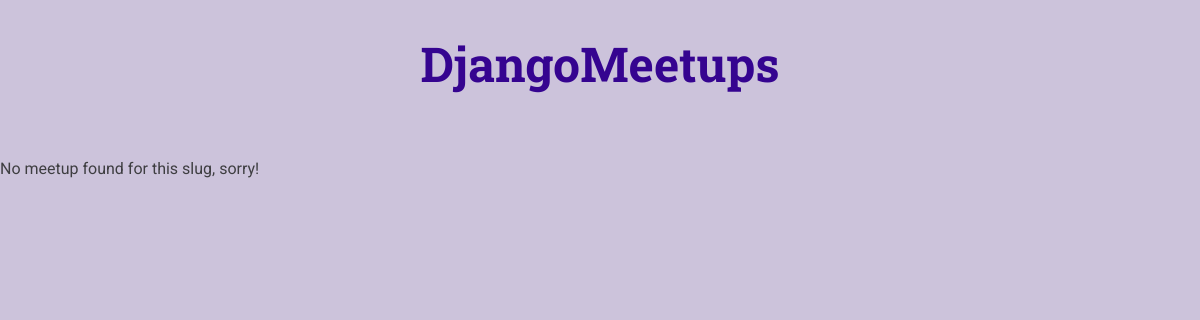
Page /meetups/a-second-meetup on the earlier database version.
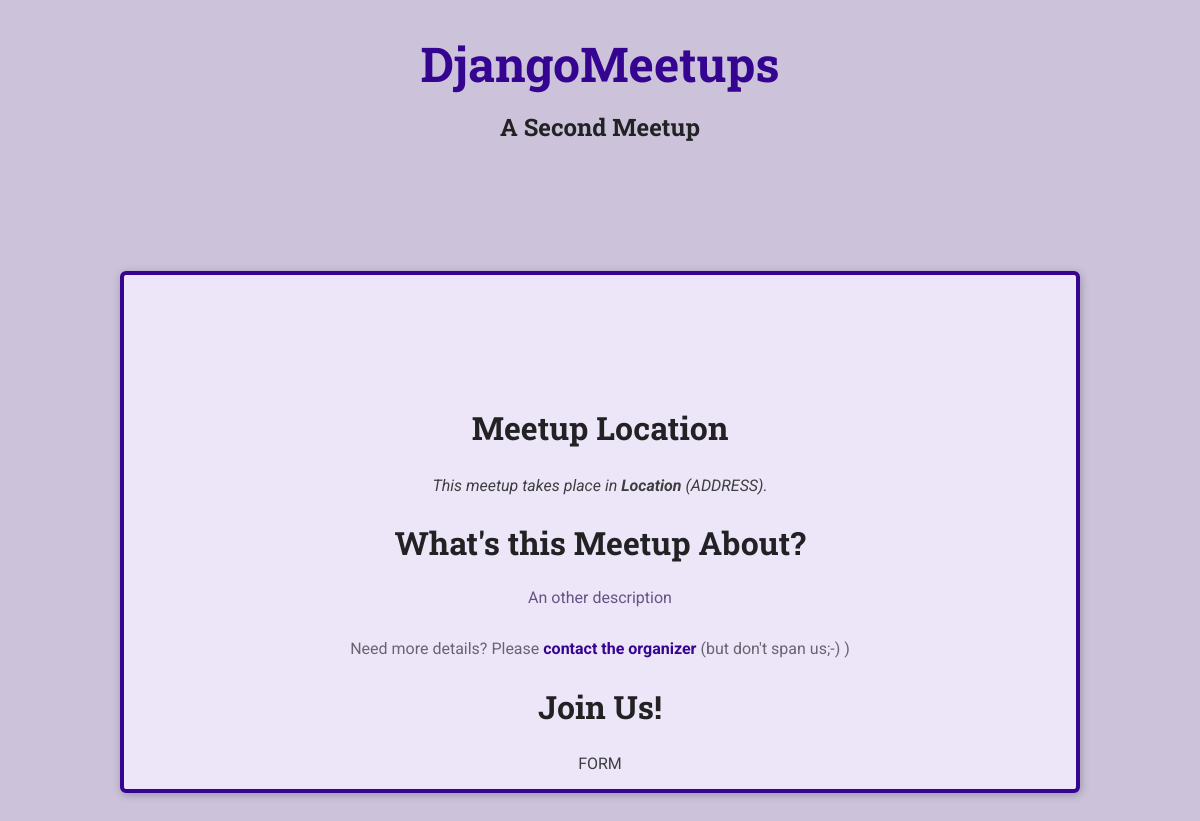
Same page on the later database version.
### meetups/models.py (models this page shows, shortened)
class Meetup(models.Model):
	title = models.CharField(max_length=200)
	slug = models.SlugField(unique=True)
	description = models.TextField()
	image =  models.ImageField(upload_to='images')

### meetups/views.py (the view)
# urls.py: path('meetups/<slug:meetup_slug>', views.meetup_details, name='meetup-detail')
def meetup_details(request, meetup_slug):
    try:
        selected_meetup = Meetup.objects.get(slug=meetup_slug)
        return render(request,'meetups/meetup-details.html',{
            'meetup_found': True,
            'meetup_title': selected_meetup.title,
            'meetup_description': selected_meetup.description
            })
    except Exception as exc:
        return render(request, 'meetups/meetup-details.html', {
            'meetup_found': False
            })

### meetups/templates/meetups/meetup-details.html (shortened to what this page needs)
{% extends 'meetups/base/base.html' %}
{% load static %}
{% block site_css %}
<link rel="stylesheet" type="text/css" href="{% static 'meetups/styles/meetup-detail.css'%}">
{% endblock %}
{% block main_heading %}
    {{ meetup_title }}
{% endblock %}
{% block body %}
	{% if meetup_found %}
		<article>
			<section id="location">
				<h2>Meetup Location</h2>
				<address>This meetup takes place in <span>Location</span> (ADDRESS).</address>
			</section>
			<section id="details">
				<h2>What's this Meetup About?</h2>
				<p>{{ meetup_description }}</p>
				<footer>
					<p>Need more details? Please <a href=""> contact the organizer</a> (but don't span us;-) )</p>
				</footer>
			</section>
			<section id="registration">
				<h2>Join Us!</h2>
				FORM
			</section>
		</article>
	{% else %}
		<p>No meetup found for this slug, sorry!</p>
	{% endif %}
{% endblock %}

Differences in the rows shown:
added Meetup: title "A Second Meetup", description "An other description"
Other differences:
text no longer shown: "No meetup found for this slug, sorry!"
text now shown: "Meetup Location This meetup takes place in Location (ADDRESS). What's this Meetup About? Need more details? Please contact the organizer (but don't span us;-) ) Join Us! FORM"
